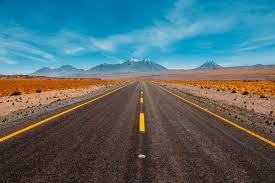
#> input picture road.jpg, 275 x 183 px
$ python PencilSketch.py
#> lines starting #> are read from the running program, lines starting #| are printed output that depends on the picture
import cv2

image = cv2.imread("road.jpg") #param: file name
#> image is the input picture: shape (183, 275, 3); mean B, G, R 111.2, 107.4, 83.7

gray_image = cv2.cvtColor(image, cv2.COLOR_BGR2GRAY)
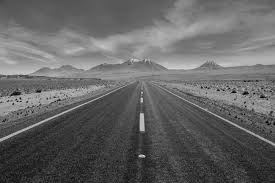
#> gray_image: shape (183, 275); min 4, max 228, mean 100.7
inverted_image = 255 - gray_image
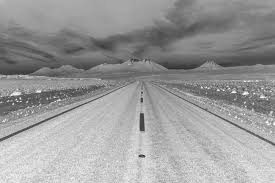
#> inverted_image: shape (183, 275); min 27, max 251, mean 154.3

blurred = cv2.GaussianBlur(inverted_image, (21, 21), 0)
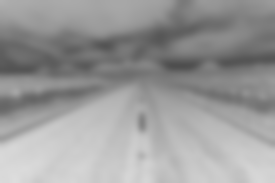
#> blurred: shape (183, 275); min 78, max 221, mean 154.3
inverted_blurred = 255 - blurred
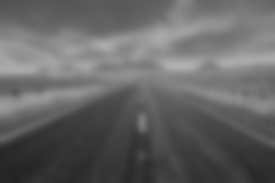
#> inverted_blurred: shape (183, 275); min 34, max 177, mean 100.7
pencil_sketch = cv2.divide(gray_image, inverted_blurred, scale=256.0)
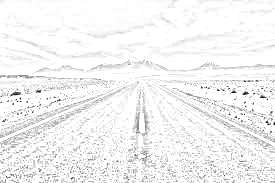
#> pencil_sketch: shape (183, 275); min 13, max 255, mean 242.8

cv2.imshow("Original Image", image)
cv2.imshow("Pencil Sketch", pencil_sketch)

cv2.imwrite("Sketch.jpg", pencil_sketch)

cv2.waitKey(0)

$ run again, with dog.jpg copied over road.jpg
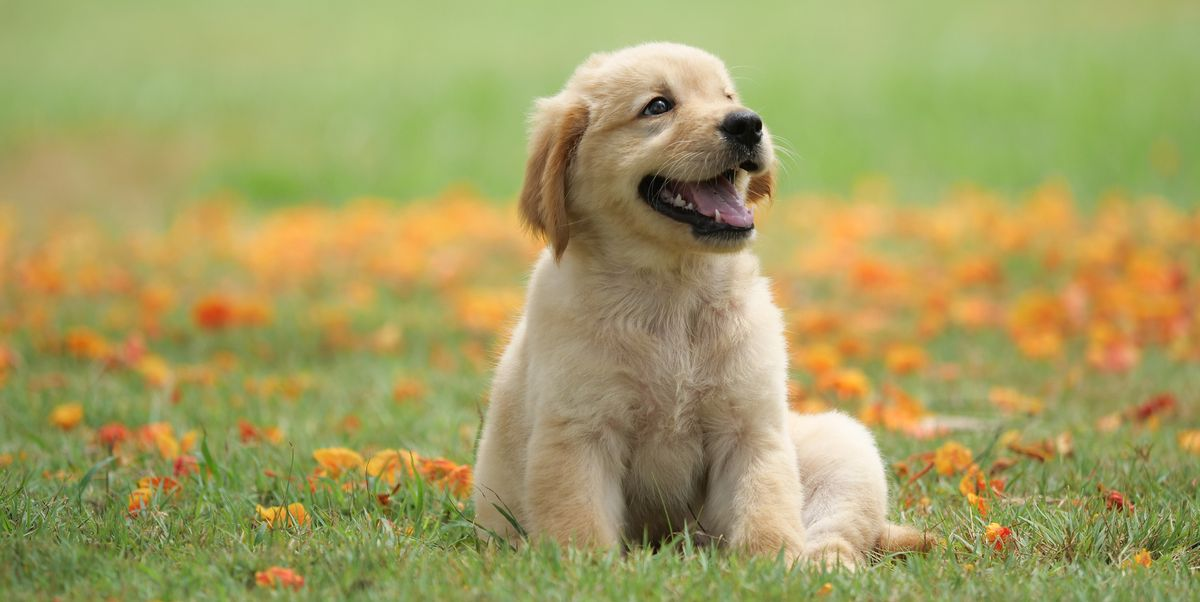
#> input picture dog.jpg, 1200 x 602 px
#> image is the input picture: shape (602, 1200, 3); mean B, G, R 97.6, 158.6, 163.9
#> `inverted_image = 255 - gray_image`:
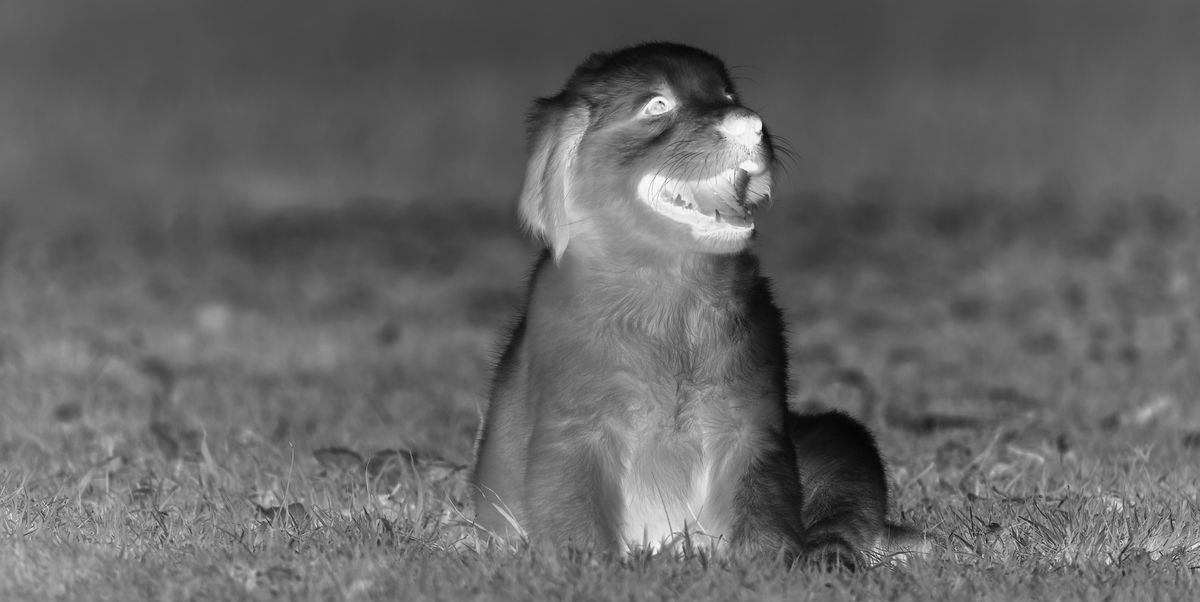
#> inverted_image: shape (602, 1200); min 4, max 255, mean 101.8
#> `pencil_sketch = cv2.divide(gray_image, inverted_blurred, scale=256.0)`:
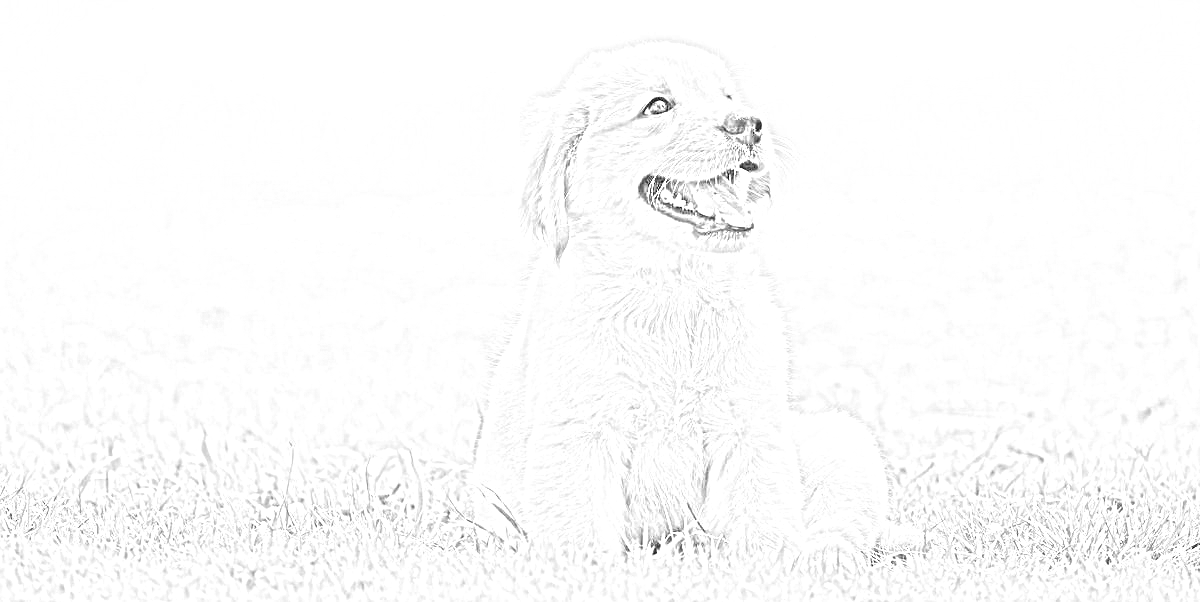
#> pencil_sketch: shape (602, 1200); min 0, max 255, mean 251.2
